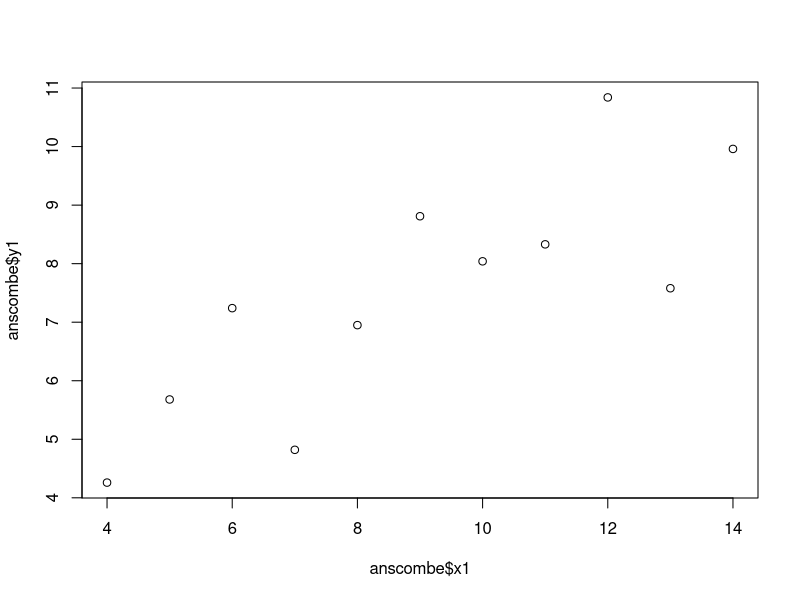
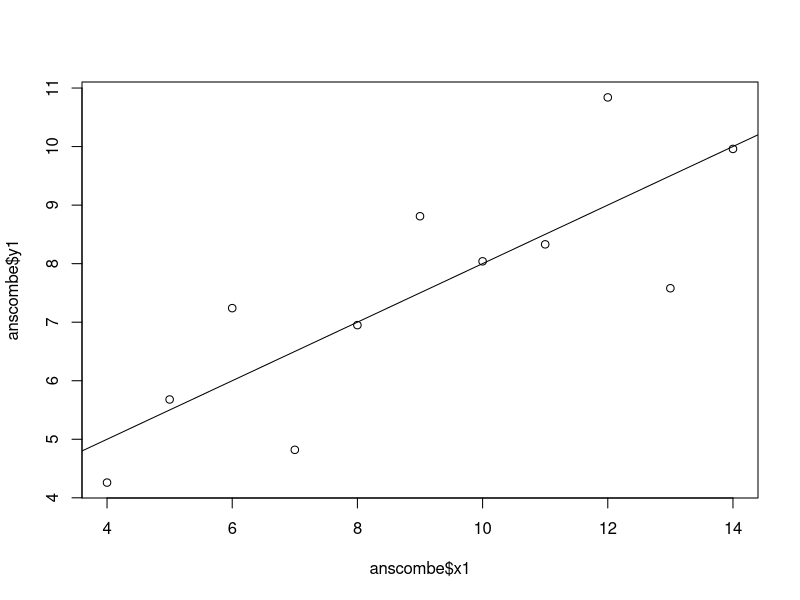
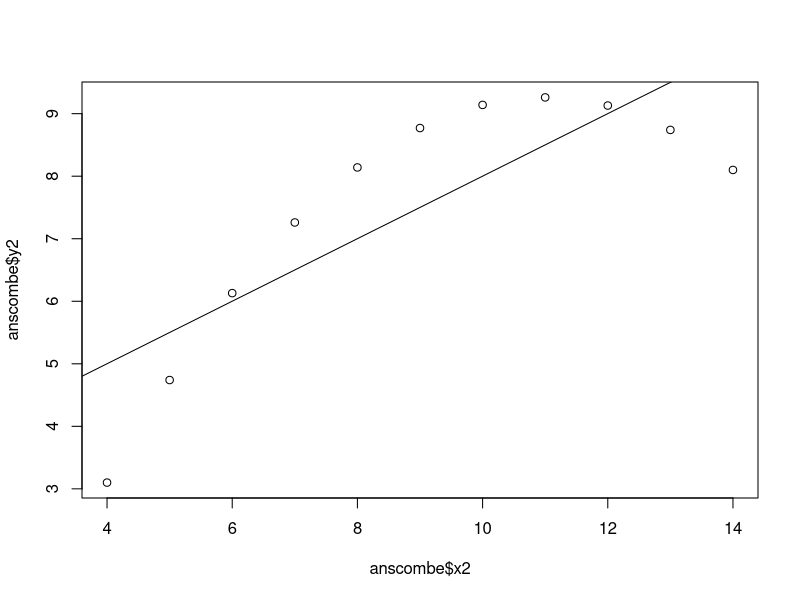
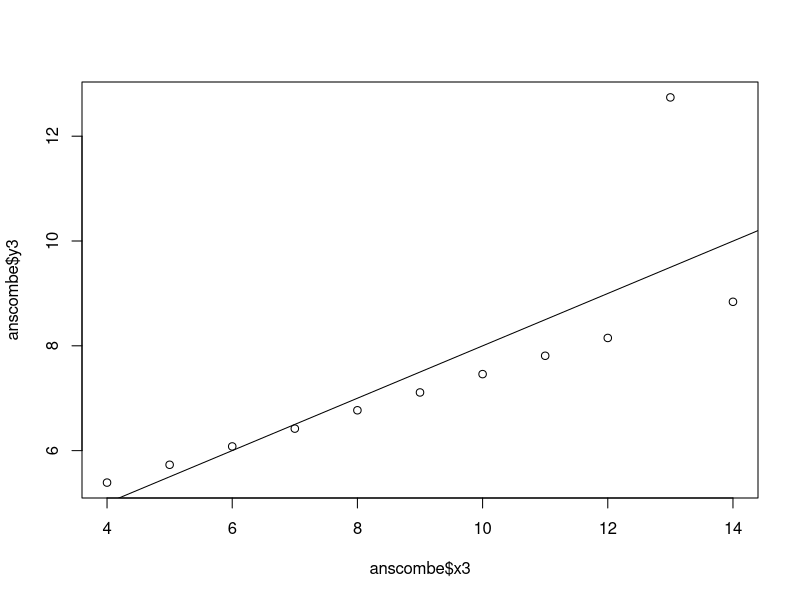
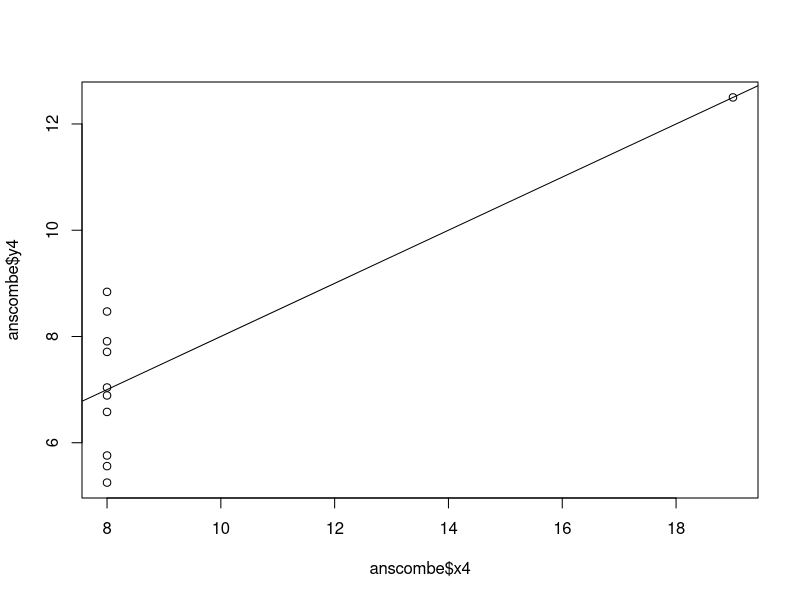
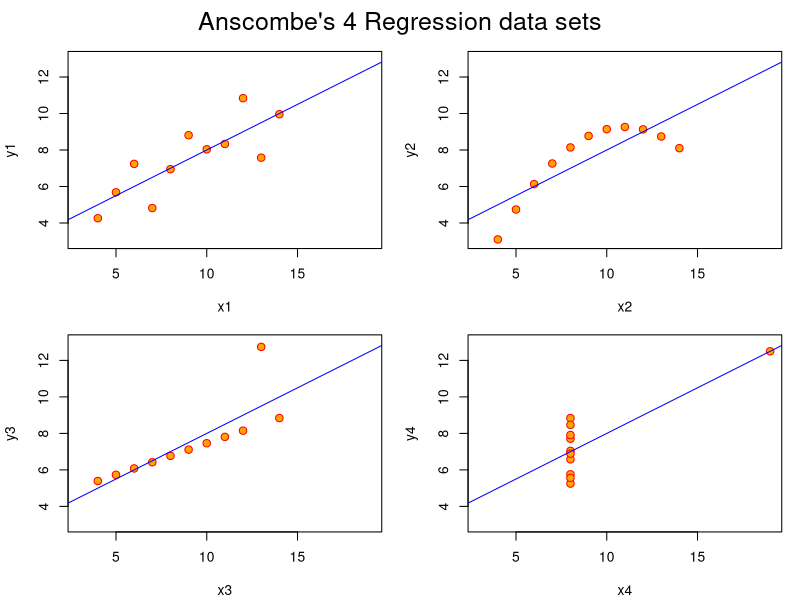
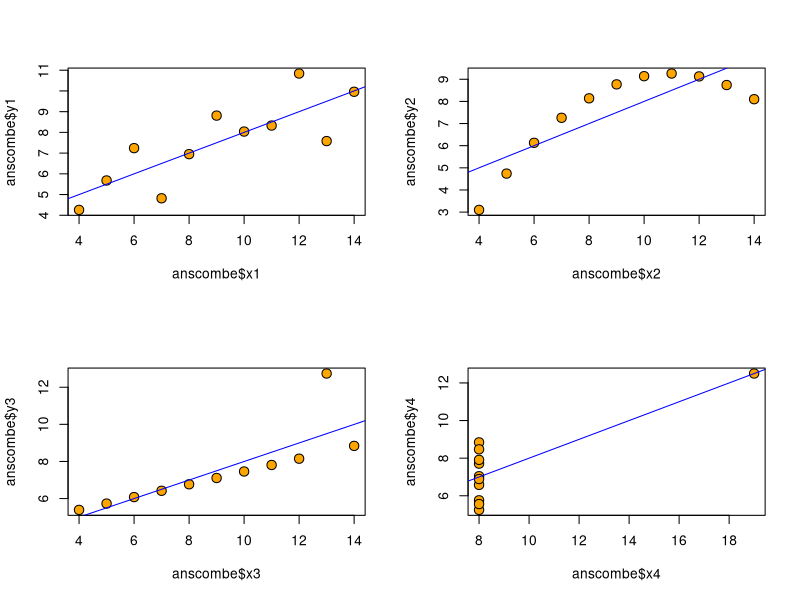

These figures' R source, in order:
## Anscombe (1973) Quartlet

data(anscombe)  # Load Anscombe's data
View(anscombe) # View the data
summary(anscombe)

## Simple version
plot(anscombe$x1,anscombe$y1)
summary(anscombe)
lm1 <- lm(y1 ~ x1, data=anscombe)# Regressions results are exactly the same but via visualization
#we can appreciate quickly the difference among distributions.
summary(lm1)
lm2 <- lm(y2 ~ x2, data=anscombe)
summary(lm2)
lm3 <- lm(y3 ~ x3, data=anscombe)
summary(lm3)
lm4 <- lm(y4 ~ x4, data=anscombe)
summary(lm4)
plot(anscombe$x1,anscombe$y1)
abline(coefficients(lm1))# lm1 regression line
plot(anscombe$x2,anscombe$y2)
abline(coefficients(lm2))
plot(anscombe$x3,anscombe$y3)
abline(coefficients(lm3))
plot(anscombe$x4,anscombe$y4)
abline(coefficients(lm4))


## Fancy version (per help file)

ff <- y ~ x
mods <- setNames(as.list(1:4), paste0("lm", 1:4))

# Plot using for loop
for(i in 1:4) {
  ff[2:3] <- lapply(paste0(c("y","x"), i), as.name)
  ## or   ff[[2]] <- as.name(paste0("y", i))
  ##      ff[[3]] <- as.name(paste0("x", i))
  mods[[i]] <- lmi <- lm(ff, data = anscombe)
  print(anova(lmi))
}

sapply(mods, coef)  # Note the use of this function
lapply(mods, function(fm) coef(summary(fm)))

# Preparing for the plots
op <- par(mfrow = c(2, 2), mar = 0.1+c(4,4,1,1), oma =  c(0, 0, 2, 0))

# Plot charts using for loop
for(i in 1:4) {
  ff[2:3] <- lapply(paste0(c("y","x"), i), as.name)
  plot(ff, data = anscombe, col = "red", pch = 21, bg = "orange", cex = 1.2,
       xlim = c(3, 19), ylim = c(3, 13))
  abline(mods[[i]], col = "blue")
}
mtext("Anscombe's 4 Regression data sets", outer = TRUE, cex = 1.5)
par(op)

#alternative to visualization

par(mfrow=c(2, 2))# (2 rows by 2 cols)
plot(anscombe$x1,anscombe$y1, pch=21, bg="orange", cex=1.5)
abline(coefficients(lm1), col="blue")# lm1 regression line
plot(anscombe$x2,anscombe$y2, pch=21, bg="orange", cex=1.5)
abline(coefficients(lm2), col="blue")
plot(anscombe$x3,anscombe$y3, pch=21, bg="orange", cex=1.5)
abline(coefficients(lm3), col="blue")
plot(anscombe$x4,anscombe$y4, pch=21, bg="orange", cex=1.5)
abline(coefficients(lm4), col="blue")
